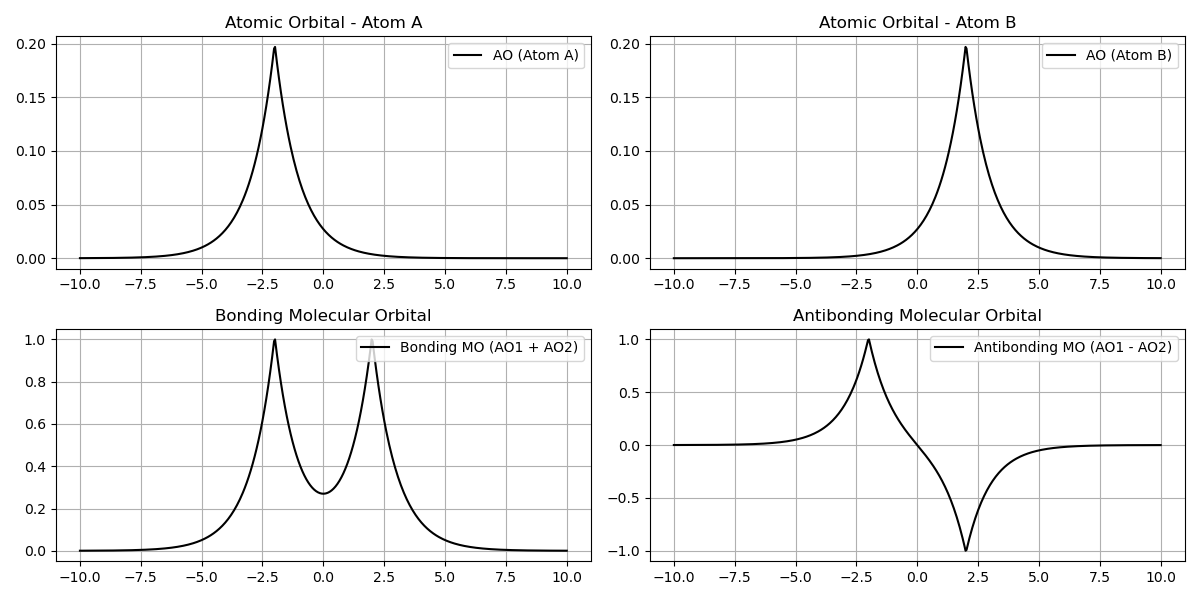

Reproduce this figure in Python.
import numpy as np
import matplotlib.pyplot as plt

# Define the spatial grid
x = np.linspace(-10, 10, 500)

# Define atomic orbitals (1s-like) centered at -a and +a
a = 2.0  # Distance between atoms
def AO(x, center):
    return np.exp(-np.abs(x - center))  # Simple 1s-like orbital

# Atomic orbitals
ao1 = AO(x, -a)
ao2 = AO(x, +a)

# Normalize (not strictly necessary for visualization, but more realistic)
ao1 /= np.linalg.norm(ao1)
ao2 /= np.linalg.norm(ao2)

# Construct bonding and antibonding molecular orbitals
bonding = ao1 + ao2
antibonding = ao1 - ao2

# Normalize for display
bonding /= np.max(np.abs(bonding))
antibonding /= np.max(np.abs(antibonding))

# Plotting
fig, axs = plt.subplots(2, 2, figsize=(12, 6))

# Plot AO1
axs[0, 0].plot(x, ao1, label='AO (Atom A)', color='black')
axs[0, 0].set_title('Atomic Orbital - Atom A')
axs[0, 0].grid(True)
axs[0, 0].legend()

# Plot AO2
axs[0, 1].plot(x, ao2, label='AO (Atom B)', color='black')
axs[0, 1].set_title('Atomic Orbital - Atom B')
axs[0, 1].grid(True)
axs[0, 1].legend()

# Plot Bonding MO
axs[1, 0].plot(x, bonding, label='Bonding MO (AO1 + AO2)', color='black')
axs[1, 0].set_title('Bonding Molecular Orbital')
axs[1, 0].grid(True)
axs[1, 0].legend()

# Plot Antibonding MO
axs[1, 1].plot(x, antibonding, label='Antibonding MO (AO1 - AO2)', color='black')
axs[1, 1].set_title('Antibonding Molecular Orbital')
axs[1, 1].grid(True)
axs[1, 1].legend()

plt.tight_layout()
plt.show()
